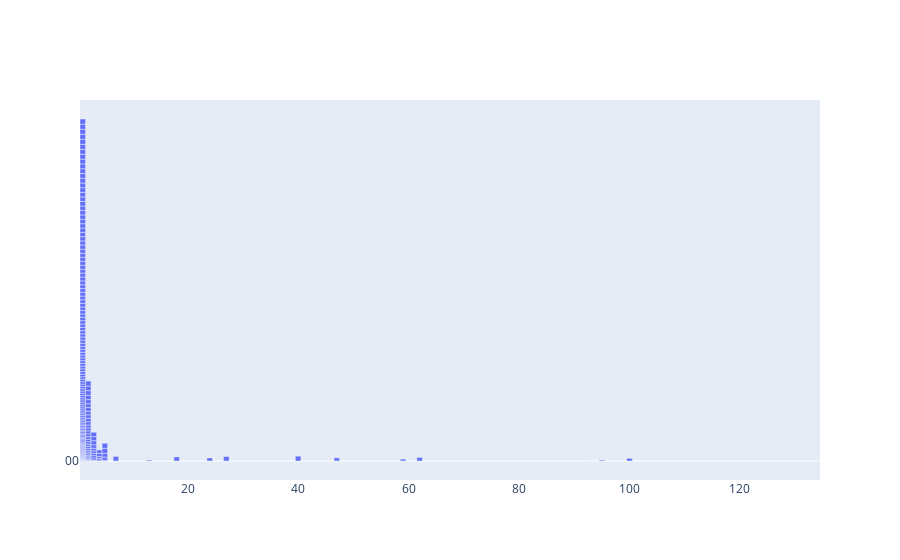

Notebook code cell kept with this figure:
### Markdown cell above
### Exercise 15
Additionally, you can attempt to sort the terms on the x-axis by frequency instead of in alphabetical order.

### Code cell
# count frequencies of terms
term_freq = []
term_freq = np.asarray(df_counts.sum(axis=0)[:,:200])[0]

# plot
fig5 = go.Figure(go.Bar(x=term_frequencies[:200], y=count_vect.get_feature_names()[:200],  width= 1))
fig5.show()

### Figure 1 — Plotly figure (JSON) as saved in the notebook; plotly's stock layout.template omitted (floating-point values rounded to 4 significant figures; data arrays with more than 128 entries replaced by an {"elided": "..."} marker saying what was removed)
{"data": [{"type": "bar", "width": 1, "x": {"elided": "200 int values"}, "y": {"elided": "200 str values"}}], "layout": {}}
